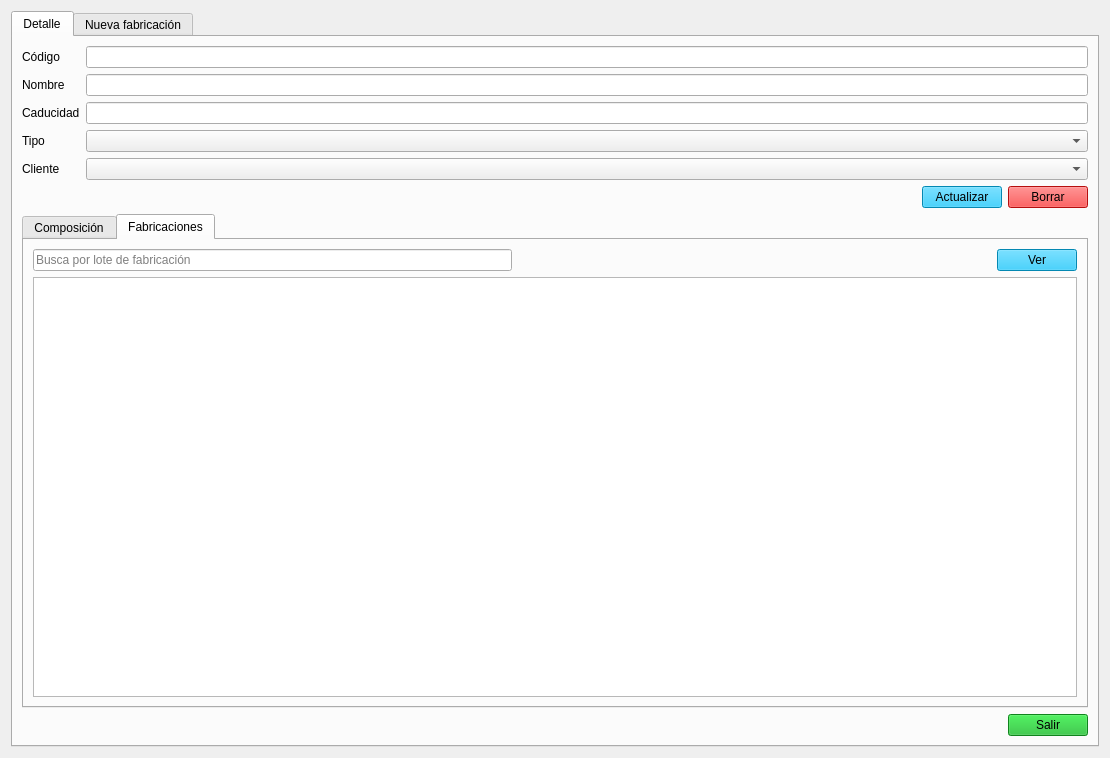
<?xml version="1.0" encoding="UTF-8"?>
<ui version="4.0">
 <class>Form</class>
 <widget class="QWidget" name="Form">
  <property name="windowModality">
   <enum>Qt::WindowModality::WindowModal</enum>
  </property>
  <property name="geometry">
   <rect>
    <x>0</x>
    <y>0</y>
    <width>1110</width>
    <height>758</height>
   </rect>
  </property>
  <property name="windowTitle">
   <string>Detalle Producto</string>
  </property>
  <property name="styleSheet">
   <string notr="true">QPushButton{

	
	background-color: rgb(6, 191, 249);

}</string>
  </property>
  <layout class="QVBoxLayout" name="verticalLayout">
   <item>
    <widget class="QTabWidget" name="tabWidget">
     <property name="currentIndex">
      <number>0</number>
     </property>
     <widget class="QWidget" name="tab_detalle">
      <attribute name="title">
       <string>Detalle</string>
      </attribute>
      <layout class="QVBoxLayout" name="verticalLayout_3">
       <item>
        <layout class="QFormLayout" name="formLayout">
         <item row="0" column="0">
          <widget class="QLabel" name="lbl_codigo_det">
           <property name="text">
            <string>Código</string>
           </property>
          </widget>
         </item>
         <item row="0" column="1">
          <widget class="QLineEdit" name="le_codigo_det">
           <property name="readOnly">
            <bool>true</bool>
           </property>
          </widget>
         </item>
         <item row="1" column="0">
          <widget class="QLabel" name="lbl_nombre_det">
           <property name="text">
            <string>Nombre</string>
           </property>
          </widget>
         </item>
         <item row="1" column="1">
          <widget class="QLineEdit" name="le_nombre_det"/>
         </item>
         <item row="2" column="0">
          <widget class="QLabel" name="lbl_caducidad_det">
           <property name="text">
            <string>Caducidad</string>
           </property>
          </widget>
         </item>
         <item row="2" column="1">
          <widget class="QLineEdit" name="le_caducidad_det"/>
         </item>
         <item row="4" column="0">
          <widget class="QLabel" name="lbl_cliente_det">
           <property name="text">
            <string>Cliente</string>
           </property>
          </widget>
         </item>
         <item row="4" column="1">
          <widget class="QComboBox" name="cb_cliente"/>
         </item>
         <item row="3" column="0">
          <widget class="QLabel" name="lbl_tipo_det">
           <property name="text">
            <string>Tipo</string>
           </property>
          </widget>
         </item>
         <item row="3" column="1">
          <widget class="QComboBox" name="cb_tipo"/>
         </item>
        </layout>
       </item>
       <item>
        <layout class="QHBoxLayout" name="horizontalLayout_2">
         <item>
          <spacer name="horizontalSpacer_2">
           <property name="orientation">
            <enum>Qt::Orientation::Horizontal</enum>
           </property>
           <property name="sizeHint" stdset="0">
            <size>
             <width>40</width>
             <height>20</height>
            </size>
           </property>
          </spacer>
         </item>
         <item>
          <widget class="QPushButton" name="btn_actualizar_det">
           <property name="text">
            <string>Actualizar</string>
           </property>
          </widget>
         </item>
         <item>
          <widget class="QPushButton" name="btn_borrar_det">
           <property name="styleSheet">
            <string notr="true">background-color: rgb(254, 20, 20);</string>
           </property>
           <property name="text">
            <string>Borrar</string>
           </property>
          </widget>
         </item>
        </layout>
       </item>
       <item>
        <widget class="QTabWidget" name="tabWidget_2">
         <property name="currentIndex">
          <number>1</number>
         </property>
         <widget class="QWidget" name="tab_2">
          <attribute name="title">
           <string>Composición</string>
          </attribute>
          <layout class="QVBoxLayout" name="verticalLayout_2">
           <item>
            <widget class="QTableView" name="tv_composicion_prod"/>
           </item>
          </layout>
         </widget>
         <widget class="QWidget" name="tab">
          <attribute name="title">
           <string>Fabricaciones</string>
          </attribute>
          <layout class="QVBoxLayout" name="verticalLayout_6">
           <item>
            <layout class="QHBoxLayout" name="horizontalLayout_5">
             <item>
              <widget class="QLineEdit" name="le_buscar_fabricacion">
               <property name="placeholderText">
                <string>Busca por lote de fabricación</string>
               </property>
               <property name="clearButtonEnabled">
                <bool>true</bool>
               </property>
              </widget>
             </item>
             <item>
              <spacer name="horizontalSpacer_5">
               <property name="orientation">
                <enum>Qt::Orientation::Horizontal</enum>
               </property>
               <property name="sizeHint" stdset="0">
                <size>
                 <width>40</width>
                 <height>20</height>
                </size>
               </property>
              </spacer>
             </item>
             <item>
              <widget class="QPushButton" name="btn_ver_detalle_o_fab">
               <property name="text">
                <string>Ver</string>
               </property>
              </widget>
             </item>
            </layout>
           </item>
           <item>
            <widget class="QTableView" name="tv_fab_historico">
             <property name="frameShape">
              <enum>QFrame::Shape::StyledPanel</enum>
             </property>
             <property name="sortingEnabled">
              <bool>true</bool>
             </property>
            </widget>
           </item>
          </layout>
         </widget>
        </widget>
       </item>
       <item>
        <layout class="QHBoxLayout" name="horizontalLayout">
         <property name="spacing">
          <number>9</number>
         </property>
         <item>
          <spacer name="horizontalSpacer">
           <property name="orientation">
            <enum>Qt::Orientation::Horizontal</enum>
           </property>
           <property name="sizeType">
            <enum>QSizePolicy::Policy::MinimumExpanding</enum>
           </property>
           <property name="sizeHint" stdset="0">
            <size>
             <width>20</width>
             <height>13</height>
            </size>
           </property>
          </spacer>
         </item>
         <item>
          <widget class="QPushButton" name="btn_cerrar_det">
           <property name="styleSheet">
            <string notr="true">background-color: rgb(22, 183, 40);</string>
           </property>
           <property name="text">
            <string>Salir</string>
           </property>
          </widget>
         </item>
        </layout>
       </item>
      </layout>
     </widget>
     <widget class="QWidget" name="tab_fabricacion">
      <attribute name="title">
       <string>Nueva fabricación</string>
      </attribute>
      <layout class="QVBoxLayout" name="verticalLayout_4">
       <item>
        <layout class="QFormLayout" name="formLayout_2">
         <item row="0" column="0">
          <widget class="QLabel" name="lbl_fecha_fab">
           <property name="text">
            <string>Fecha</string>
           </property>
          </widget>
         </item>
         <item row="0" column="1">
          <widget class="QDateEdit" name="de_fecha_fab">
           <property name="enabled">
            <bool>false</bool>
           </property>
           <property name="font">
            <font>
             <hintingpreference>PreferVerticalHinting</hintingpreference>
            </font>
           </property>
           <property name="readOnly">
            <bool>true</bool>
           </property>
           <property name="buttonSymbols">
            <enum>QAbstractSpinBox::ButtonSymbols::NoButtons</enum>
           </property>
           <property name="displayFormat">
            <string>dd/MM/yyyy</string>
           </property>
           <property name="calendarPopup">
            <bool>false</bool>
           </property>
           <property name="date">
            <date>
             <year>2024</year>
             <month>1</month>
             <day>1</day>
            </date>
           </property>
          </widget>
         </item>
         <item row="1" column="0">
          <widget class="QLabel" name="lbl_produto_fab">
           <property name="text">
            <string>Producto</string>
           </property>
          </widget>
         </item>
         <item row="1" column="1">
          <widget class="QLineEdit" name="le_producto_fab">
           <property name="readOnly">
            <bool>true</bool>
           </property>
          </widget>
         </item>
         <item row="2" column="0">
          <widget class="QLabel" name="lbl_cantidad_fab">
           <property name="text">
            <string>Cantidad</string>
           </property>
          </widget>
         </item>
         <item row="2" column="1">
          <widget class="QLineEdit" name="le_cantidad_fab"/>
         </item>
         <item row="3" column="0">
          <widget class="QLabel" name="lbl_equipo_fab">
           <property name="text">
            <string>Equipo</string>
           </property>
          </widget>
         </item>
         <item row="3" column="1">
          <widget class="QComboBox" name="cb_equipo_fab"/>
         </item>
        </layout>
       </item>
       <item>
        <layout class="QHBoxLayout" name="horizontalLayout_3">
         <item>
          <spacer name="horizontalSpacer_3">
           <property name="orientation">
            <enum>Qt::Orientation::Horizontal</enum>
           </property>
           <property name="sizeHint" stdset="0">
            <size>
             <width>40</width>
             <height>20</height>
            </size>
           </property>
          </spacer>
         </item>
         <item>
          <widget class="QPushButton" name="btn_mostrar_pesada">
           <property name="text">
            <string>Calcular</string>
           </property>
          </widget>
         </item>
        </layout>
       </item>
       <item>
        <widget class="QGroupBox" name="groupBox_2">
         <property name="title">
          <string>Pesada</string>
         </property>
         <layout class="QVBoxLayout" name="verticalLayout_5">
          <item>
           <widget class="QTableView" name="tv_detalle_new_fab">
            <property name="frameShape">
             <enum>QFrame::Shape::StyledPanel</enum>
            </property>
           </widget>
          </item>
         </layout>
        </widget>
       </item>
       <item>
        <layout class="QHBoxLayout" name="horizontalLayout_4">
         <item>
          <spacer name="horizontalSpacer_4">
           <property name="orientation">
            <enum>Qt::Orientation::Horizontal</enum>
           </property>
           <property name="sizeHint" stdset="0">
            <size>
             <width>40</width>
             <height>20</height>
            </size>
           </property>
          </spacer>
         </item>
         <item>
          <widget class="QPushButton" name="btn_confirmar_fab">
           <property name="styleSheet">
            <string notr="true">background-color: rgb(245, 194, 17);</string>
           </property>
           <property name="text">
            <string>Confirmar</string>
           </property>
          </widget>
         </item>
         <item>
          <widget class="QPushButton" name="btn_cerrar_fab">
           <property name="styleSheet">
            <string notr="true">background-color: rgb(22, 183, 40);</string>
           </property>
           <property name="text">
            <string>Salir</string>
           </property>
          </widget>
         </item>
        </layout>
       </item>
      </layout>
     </widget>
    </widget>
   </item>
  </layout>
 </widget>
 <resources/>
 <connections/>
</ui>
